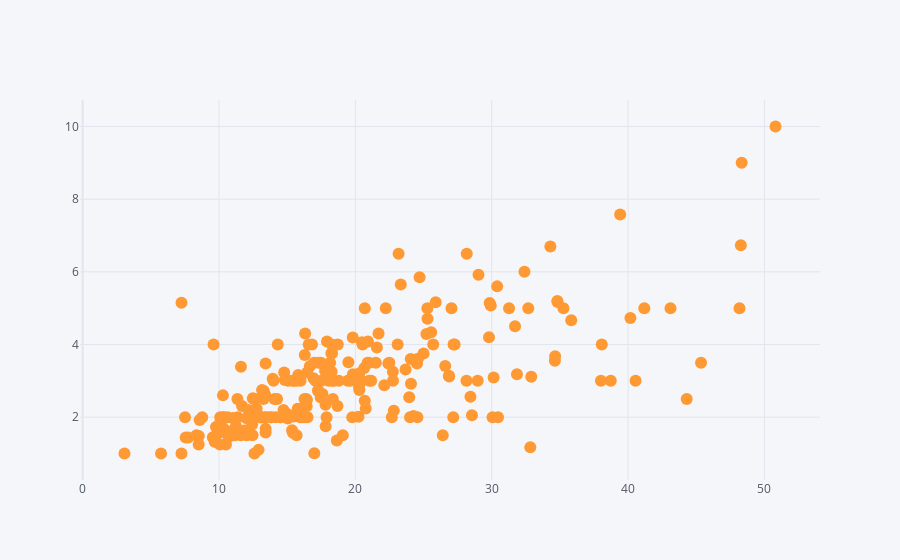

Notebook code for this chart:
### Code cell
df1.iplot(x='total_bill',y='tip',kind="scatter",mode='markers')

### Figure 1 — Plotly figure (JSON) as saved in the notebook; plotly's stock layout.template omitted (floating-point values rounded to 4 significant figures; data arrays with more than 128 entries replaced by an {"elided": "..."} marker saying what was removed)
{"data": [{"line": {"color": "rgba(255, 153, 51, 1.0)", "dash": "solid", "shape": "linear", "width": 1.3}, "marker": {"size": 12, "symbol": "circle"}, "mode": "markers", "name": "tip", "text": "", "type": "scatter", "x": {"elided": "244 float values"}, "y": {"elided": "244 float values"}}], "layout": {"legend": {"bgcolor": "#F5F6F9", "font": {"color": "#4D5663"}}, "paper_bgcolor": "#F5F6F9", "plot_bgcolor": "#F5F6F9", "title": {"font": {"color": "#4D5663"}}, "xaxis": {"gridcolor": "#E1E5ED", "showgrid": true, "tickfont": {"color": "#4D5663"}, "title": {"font": {"color": "#4D5663"}, "text": ""}, "zerolinecolor": "#E1E5ED"}, "yaxis": {"gridcolor": "#E1E5ED", "showgrid": true, "tickfont": {"color": "#4D5663"}, "title": {"font": {"color": "#4D5663"}, "text": ""}, "zerolinecolor": "#E1E5ED"}}}
